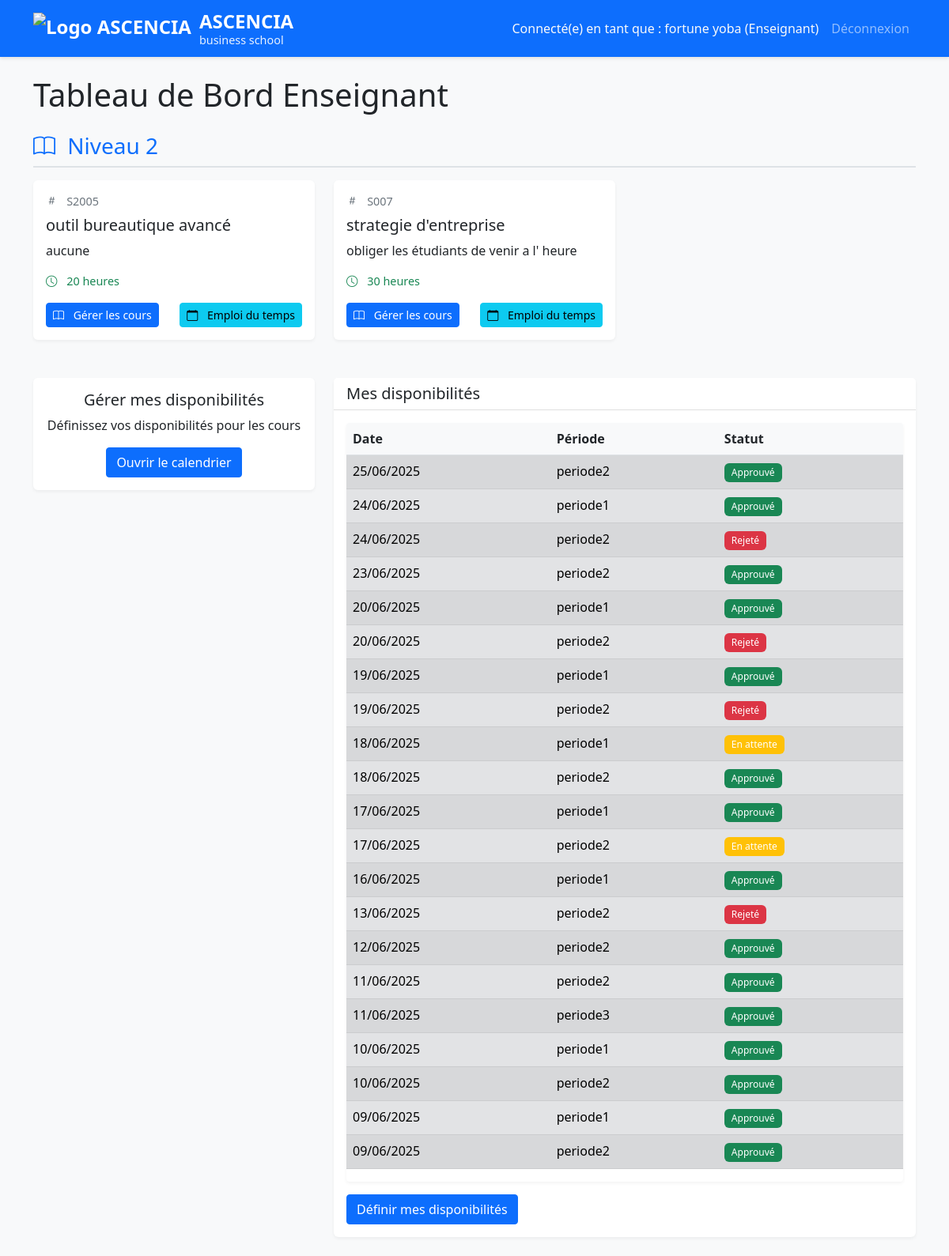
The app's page /academy/enseignant/dashboard.php (signed in) with its own data.
### tables this page shows
CREATE TABLE IF NOT EXISTS `matieres` (
  `id` int NOT NULL AUTO_INCREMENT,
  `code` varchar(20) NOT NULL,
  `libelle` varchar(100) NOT NULL,
  `description` text,
  `nombre_heures` int DEFAULT '0',
  `level_id` int DEFAULT NULL,
  `date_creation` timestamp NULL DEFAULT CURRENT_TIMESTAMP,
  PRIMARY KEY (`id`),
  UNIQUE KEY `code_level` (`code`,`level_id`),
  KEY `level_id` (`level_id`)
);

CREATE TABLE IF NOT EXISTS `disponibilites` (
  `id` int NOT NULL AUTO_INCREMENT,
  `user_id` int NOT NULL,
  `date_dispo` date NOT NULL,
  `periode` enum('periode1','periode2','periode3') NOT NULL,
  `date_creation` timestamp NULL DEFAULT CURRENT_TIMESTAMP,
  `statut` enum('en_attente','approuve','rejete') NOT NULL DEFAULT 'en_attente',
  PRIMARY KEY (`id`),
  KEY `user_id` (`user_id`)
);

### academy/includes/functions.php (called while the page is built, shortened)
<?php
function format_date($date) {
    return date('d/m/Y', strtotime($date));
}
function is_past_date($date) {
    return strtotime($date) < time();
}
function get_period_name($period) {
    switch ($period) {
        default:
            return $period;
    }
}
?>

### academy/enseignant/dashboard.php (the view, shortened to what this page needs)
<?php
require_once '../config/database.php';
require_once '../includes/functions.php';
$stmt = $conn->prepare("
    SELECT m.*, l.name as level_name
    FROM matieres m
    JOIN teacher_subjects ts ON m.id = ts.matiere_id
    LEFT JOIN levels l ON m.level_id = l.id
    WHERE ts.user_id = ?
    ORDER BY l.name, m.libelle
");
$stmt->execute([$_SESSION['user_id']]);
$matieres = $stmt->fetchAll(PDO::FETCH_ASSOC);
$matieres_par_niveau = [];
foreach ($matieres as $matiere) {
    $niveau = $matiere['level_name'] ?? 'Non assigné';
    if (!isset($matieres_par_niveau[$niveau])) {
        $matieres_par_niveau[$niveau] = [];
    }
    $matieres_par_niveau[$niveau][] = $matiere;
}
try {
    $query = "
        SELECT
            id,
            date_dispo,
            periode,
            statut
        FROM
            disponibilites
        WHERE
            user_id = ?
        ORDER BY
            date_dispo DESC, periode
    ";
    $stmt = $conn->prepare($query);
    $stmt->execute([$_SESSION['user_id']]);
    $disponibilites = $stmt->fetchAll(PDO::FETCH_ASSOC);
} catch (PDOException $e) {
    $error = "Erreur lors de la récupération des disponibilités : " . $e->getMessage();
    $disponibilites = [];
}
?>
<!DOCTYPE html>
<html lang="fr">
<head>
    <link href="https://cdn.jsdelivr.net/npm/bootstrap@5.3.0/dist/css/bootstrap.min.css" rel="stylesheet">
    <link href="https://cdn.jsdelivr.net/npm/bootstrap-icons@1.7.2/font/bootstrap-icons.css" rel="stylesheet">
    <link href="../assets/css/style.css" rel="stylesheet">
</head>
<body>
    <nav class="navbar navbar-expand-lg navbar-dark bg-primary">
        <div class="container">
            <a class="navbar-brand" href="../index.php">
                <img src="../assets/images/logo.png" alt="Logo ASCENCIA">
                <div class="logo-text">
                    <span class="main-text">ASCENCIA</span>
                    <span class="sub-text">business school</span>
                </div>
            </a>
            <div class="collapse navbar-collapse" id="navbarNav">
                <ul class="navbar-nav ms-auto">
                    <li class="nav-item">
                        <span class="nav-link text-light">Connecté(e) en tant que : <?php echo htmlspecialchars($_SESSION['prenom']) . ' ' . htmlspecialchars($_SESSION['nom']); ?> (Enseignant)</span>
                    </li>
                    <li class="nav-item">
                        <a class="nav-link" href="../logout.php">Déconnexion</a>
                    </li>
                </ul>
            </div>
        </div>
    </nav>
    <div class="container mt-4">
        <h1 class="mb-4">Tableau de Bord Enseignant</h1>
        <?php if(empty($matieres)): ?>
            <div class="alert alert-info" role="alert">
                Aucune matière ne vous a été assignée pour le moment.
            </div>
        <?php else: ?>
            <?php foreach ($matieres_par_niveau as $level_name => $level_matieres): ?>
                <div class="level-group">
                    <h3 class="level-title">
                        <i class="bi bi-book"></i> <?php echo htmlspecialchars($level_name); ?>
                    </h3>
                    <div class="row">
                        <?php foreach ($level_matieres as $matiere): ?>
                            <div class="col-md-4">
                                <div class="card subject-card">
                                    <div class="card-body">
                                        <div class="subject-code">
                                            <i class="bi bi-hash"></i> <?php echo htmlspecialchars($matiere['code']); ?>
                                        </div>
                                        <h5 class="card-title"><?php echo htmlspecialchars($matiere['libelle']); ?></h5>
                                        <?php if (!empty($matiere['description'])): ?>
                                            <p class="card-text"><?php echo htmlspecialchars($matiere['description']); ?></p>
                                        <?php endif; ?>
                                        <?php if ($matiere['nombre_heures'] > 0): ?>
                                            <div class="subject-hours">
                                                <i class="bi bi-clock"></i> <?php echo $matiere['nombre_heures']; ?> heures
                                            </div>
                                        <?php endif; ?>
                                        <div class="d-flex justify-content-between align-items-center mt-3">
                                            <a href="cours.php?matiere_id=<?php echo $matiere['id']; ?>" class="btn btn-primary btn-sm">
                                                <i class="bi bi-book"></i> Gérer les cours
                                            </a>
                                            <a href="emploi_du_temps.php?matiere_id=<?php echo $matiere['id']; ?>" class="btn btn-info btn-sm">
                                                <i class="bi bi-calendar"></i> Emploi du temps
                                            </a>
                                        </div>
                                    </div>
                                </div>
                            </div>
                        <?php endforeach; ?>
                    </div>
                </div>
            <?php endforeach; ?>
        <?php endif; ?>
        <div class="row">
            <div class="col-md-4">
                <div class="card mb-4">
                    <div class="card-body text-center">
                        <h5 class="card-title">Gérer mes disponibilités</h5>
                        <p class="card-text">Définissez vos disponibilités pour les cours</p>
                        <a href="disponibilites.php" class="btn btn-primary">
                            <i class="fas fa-calendar-alt"></i> Ouvrir le calendrier
                        </a>
                    </div>
                </div>
            </div>
            <div class="col-md-8">
                <div class="card mb-4">
                    <div class="card-header">
                        <h5 class="card-title mb-0">
                            <i class="fas fa-calendar-alt"></i> Mes disponibilités
                        </h5>
                    </div>
                    <div class="card-body">
                        <?php if (!empty($disponibilites)): ?>
                            <div class="table-responsive">
                                <table class="table table-striped">
                                    <thead>
                                        <tr>
                                            <th>Date</th>
                                            <th>Période</th>
                                            <th>Statut</th>
                                        </tr>
                                    </thead>
                                    <tbody>
                                        <?php foreach ($disponibilites as $dispo): ?>
                                            <tr class="<?php echo is_past_date($dispo['date_dispo']) ? 'table-secondary' : ''; ?>">
                                                <td><?php echo format_date($dispo['date_dispo']); ?></td>
                                                <td><?php echo get_period_name($dispo['periode']); ?></td>
                                                <td>
                                                    <?php
                                                    $status_class = '';
                                                    $status_text = '';
                                                    switch($dispo['statut']) {
                                                        case 'en_attente':
                                                            $status_class = 'badge bg-warning';
                                                            $status_text = 'En attente';
                                                            break;
                                                        case 'approuve':
                                                            $status_class = 'badge bg-success';
                                                            $status_text = 'Approuvé';
                                                            break;
                                                        case 'rejete':
                                                            $status_class = 'badge bg-danger';
                                                            $status_text = 'Rejeté';
                                                            break;
                                                    }
                                                    ?>
                                                    <span class="<?php echo $status_class; ?>"><?php echo $status_text; ?></span>
                                                </td>
                                            </tr>
                                        <?php endforeach; ?>
                                    </tbody>
                                </table>
                            </div>
                        <?php else: ?>
                            <div class="alert alert-info">
                                Aucune disponibilité enregistrée pour le moment.
                            </div>
                        <?php endif; ?>
                        <div class="mt-3">
                            <a href="disponibilites.php" class="btn btn-primary">
                                <i class="fas fa-plus"></i> Définir mes disponibilités
                            </a>
                        </div>
                    </div>
                </div>
            </div>
        </div>
    </div>
</body>
</html>

### academy/assets/css/style.css (style rules this page uses)
body { background-color: #f8f9fa; }
.navbar { box-shadow: 0 2px 4px rgba(0,0,0,.1); }
.card { box-shadow: 0 2px 4px rgba(0,0,0,.05); border: none; margin-bottom: 20px; }
.card-header { background-color: #fff; border-bottom: 1px solid rgba(0,0,0,.125); }
.table { background-color: #fff; }
.table thead th { border-top: none; background-color: #f8f9fa; }
.btn { border-radius: 4px; }
.btn-primary { background-color: #0d6efd; border-color: #0d6efd; }
.badge { padding: 0.5em 0.75em; font-weight: 500; }
.bi { margin-right: 8px; }
.table-responsive { border-radius: 4px; box-shadow: 0 2px 4px rgba(0,0,0,.05); }

### academy/enseignant/dashboard.php (style rules this page uses)
.navbar-brand { font-size: 1.5rem; font-weight: 600; display: flex; align-items: center; gap: 10px; text-decoration: none; }
.navbar-brand .logo-text { display: flex; flex-direction: column; line-height: 1.2; }
.navbar-brand .main-text { font-size: 1.5rem; font-weight: 700; color: white; }
.navbar-brand .sub-text { font-size: 0.9rem; font-weight: 400; color: rgba(255, 255, 255, 0.9); }
.navbar-brand img { height: 40px; width: auto; }
.subject-card { transition: transform 0.2s ease-in-out; margin-bottom: 1rem; }
.level-group { margin-bottom: 2rem; }
.level-title { color: #0d6efd; margin-bottom: 1rem; padding-bottom: 0.5rem; border-bottom: 2px solid #dee2e6; }
.subject-code { font-size: 0.9rem; color: #6c757d; margin-bottom: 0.5rem; }
.subject-hours { font-size: 0.9rem; color: #198754; margin-bottom: 0.5rem; }

### records on screen
matieres: code "S2005", libelle "outil bureautique avancé", description "aucune", nombre_heures "20"
matieres: code "S007", libelle "strategie d'entreprise", description "obliger les étudiants de venir a l' heure", nombre_heures "30"
disponibilites: date_dispo "25/06/2025", periode "periode2", statut "Approuvé"
disponibilites: date_dispo "24/06/2025", periode "periode1", statut "Approuvé"
disponibilites: date_dispo "24/06/2025", periode "periode2", statut "Rejeté"
disponibilites: date_dispo "23/06/2025", periode "periode2", statut "Approuvé"
disponibilites: date_dispo "20/06/2025", periode "periode1", statut "Approuvé"
disponibilites: date_dispo "20/06/2025", periode "periode2", statut "Rejeté"
disponibilites: date_dispo "19/06/2025", periode "periode1", statut "Approuvé"
disponibilites: date_dispo "19/06/2025", periode "periode2", statut "Rejeté"
disponibilites: date_dispo "18/06/2025", periode "periode1", statut "En attente"
disponibilites: date_dispo "18/06/2025", periode "periode2", statut "Approuvé"
disponibilites: date_dispo "17/06/2025", periode "periode1", statut "Approuvé"
disponibilites: date_dispo "17/06/2025", periode "periode2", statut "En attente"
disponibilites: date_dispo "16/06/2025", periode "periode1", statut "Approuvé"
disponibilites: date_dispo "13/06/2025", periode "periode2", statut "Rejeté"
disponibilites: date_dispo "12/06/2025", periode "periode2", statut "Approuvé"
disponibilites: date_dispo "11/06/2025", periode "periode2", statut "Approuvé"
disponibilites: date_dispo "11/06/2025", periode "periode3", statut "Approuvé"
disponibilites: date_dispo "10/06/2025", periode "periode1", statut "Approuvé"
disponibilites: date_dispo "10/06/2025", periode "periode2", statut "Approuvé"
disponibilites: date_dispo "09/06/2025", periode "periode1", statut "Approuvé"
disponibilites: date_dispo "09/06/2025", periode "periode2", statut "Approuvé"

### other values on screen
$_SESSION['prenom'] "fortune"
$_SESSION['nom'] "yoba"
$level_name "Niveau 2"
